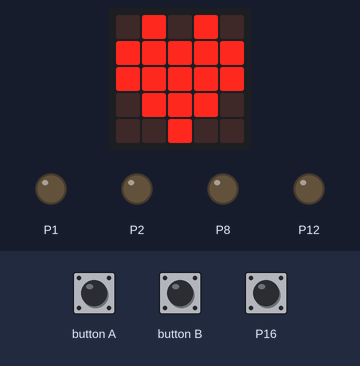
A program run on a simulated BBC micro:bit (MakeCode). On the bench: the board's 5×5 LED display, output pins drawn as LEDs (lit = HIGH). The test bench sets the inputs (shaded band); at power-on: P16 LOW. Random numbers come from a fixed seed.

Above: at 1.8 s.
1.9 s: button A pressed for 0.15 s
At 2.15 s:
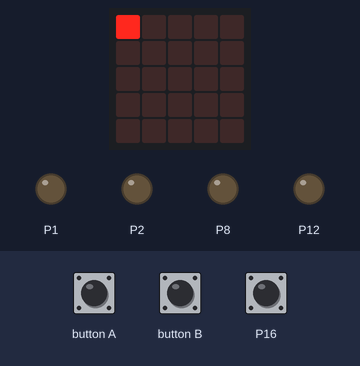
At 2.55 s:
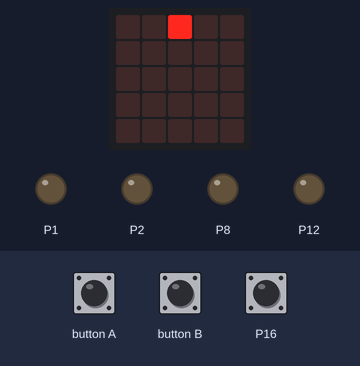
2.6 s: button B pressed for 0.15 s
At 2.9 s:
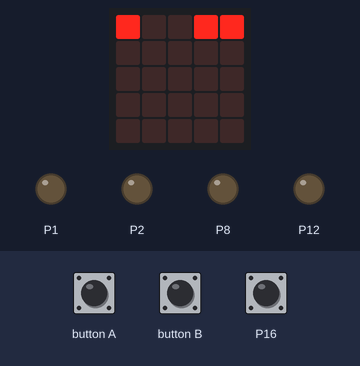
3.3 s: button A pressed for 0.15 s
4.0 s: button B pressed for 0.15 s
6.5 s: P16 pulled HIGH for 3.2 s
At 8.87 s:
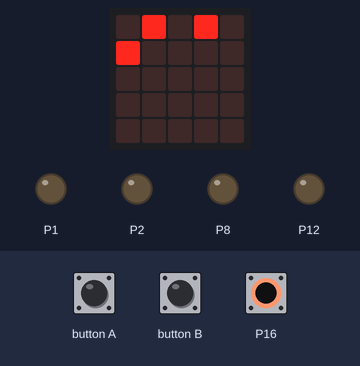
10.3 s: button A pressed for 0.15 s
Timing chart, 0 to 13.6 s (numbered marks = the images above; inputs shaded):
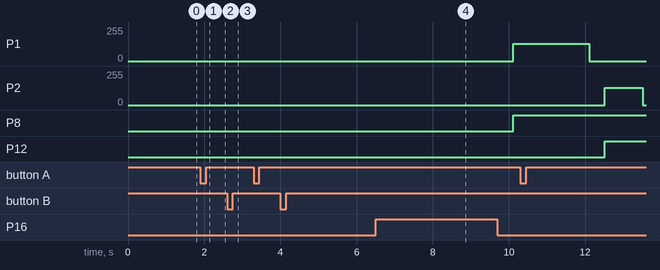

The program:

main.ts
```typescript
input.onButtonPressed(Button.A, function () {
    selA = 1
    basic.clearScreen()
    doLEDshow2()
    varA = randint(1, 4)
    basic.showString("" + (varA))
    Onec = 1
})
function doMotor12ON () {
    basic.showLeds(`
        # # # . .
        . . # . .
        . . # . .
        . # # # .
        . . # . .
        `)
    pins.analogWritePin(AnalogPin.P1, 512)
    pins.digitalWritePin(DigitalPin.P8, 1)
}
function doLEDshow2 () {
    for (let indexY = 0; indexY <= 4; indexY++) {
        for (let index = 0; index <= 4; index++) {
            led.toggle(index, indexY)
            basic.pause(200)
            led.toggle(index, indexY)
        }
    }
}
function doMotor34OFF () {
    basic.clearScreen()
    pins.analogWritePin(AnalogPin.P2, 0)
}
function doMotor34ON () {
    basic.showLeds(`
        . . # # #
        . . # . .
        . . # . .
        . # # # .
        . . # . .
        `)
    pins.analogWritePin(AnalogPin.P2, 512)
    pins.digitalWritePin(DigitalPin.P12, 1)
}
input.onButtonPressed(Button.B, function () {
    selB = 1
    basic.clearScreen()
    doLEDshow2()
    // 1~4有四種變化,每一出現機率0.25
    // *國小不建議0
    varB = randint(1, 4)
    basic.showNumber(varB)
    Onec = 1
})
function doMotor12OFF () {
    basic.clearScreen()
    pins.analogWritePin(AnalogPin.P1, 0)
}
let varB = 0
let selB = 0
let Onec = 0
let varA = 0
let selA = 0
basic.showIcon(IconNames.Heart)
basic.forever(function () {
    if (pins.digitalReadPin(DigitalPin.P16) == 0 && Onec == 1) {
        Onec = 0
        if (selA == 1) {
            selA = 0
            doMotor12ON()
            basic.pause(varA * 1000)
            doMotor12OFF()
        }
        if (selB == 1) {
            selB = 0
            doMotor34ON()
            basic.pause(varB * 1000)
            doMotor34OFF()
        }
    }
})
```

test.ts
```typescript
// 在這裡測試；當此封包作為擴充功能時，將不會編譯此內容。
```

Measured:
- after the input at 1.9 s, the display: changes after 0.15 s (image 1)
